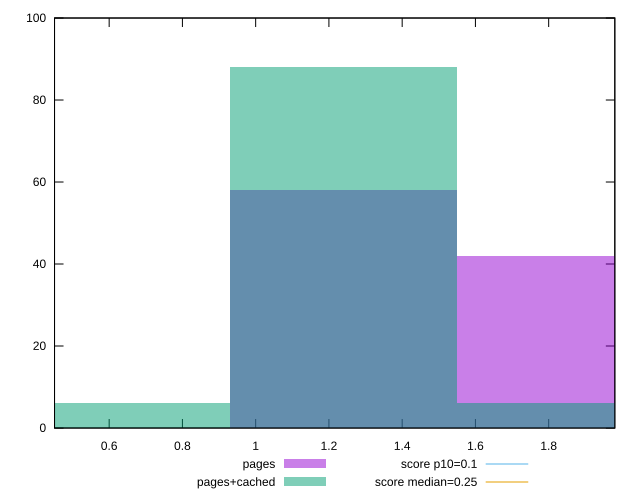

Recreate this plot in gnuplot.
reset

$pages <<EOF
1.2403515679797164 58
1.8605273519695746 42
EOF

$pagesCached <<EOF
1.2403515679797164 88
1.8605273519695746 6
0.6201757839898582 6
EOF

set key outside below
set boxwidth 0.6201757839898582
set xrange [0.45085449218749996:1.9806091851128471]
set yrange [0:100]
set trange [0:100]
set style fill transparent solid 0.5 noborder

set parametric
set terminal svg size 640, 500 enhanced background rgb 'white'
set output "report_00017_2021-02-10T15-08-03.406Z/cumulative-layout-shift/comparison/histogram/0_vs_1.svg"

plot $pages title "pages" with boxes, \
     $pagesCached title "pages+cached" with boxes, \
     0.1,t title "score p10=0.1", \
     0.25,t title "score median=0.25"

reset
